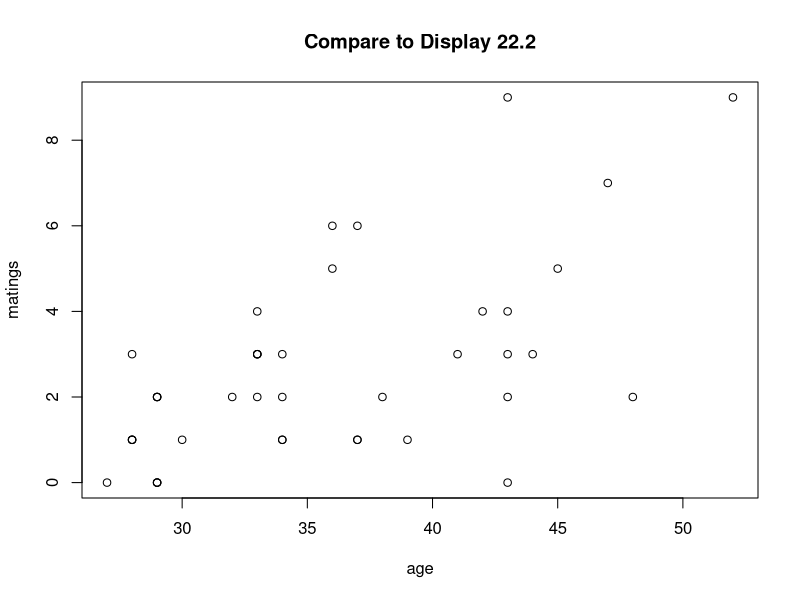
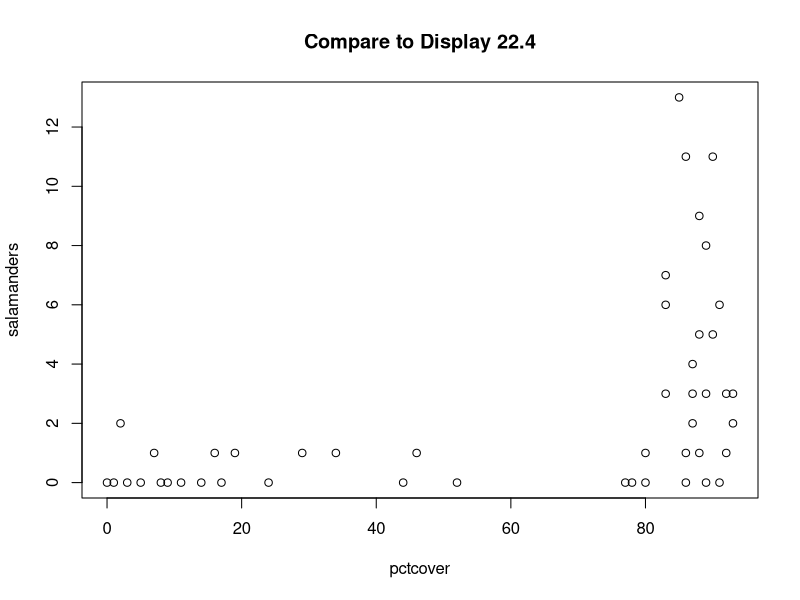
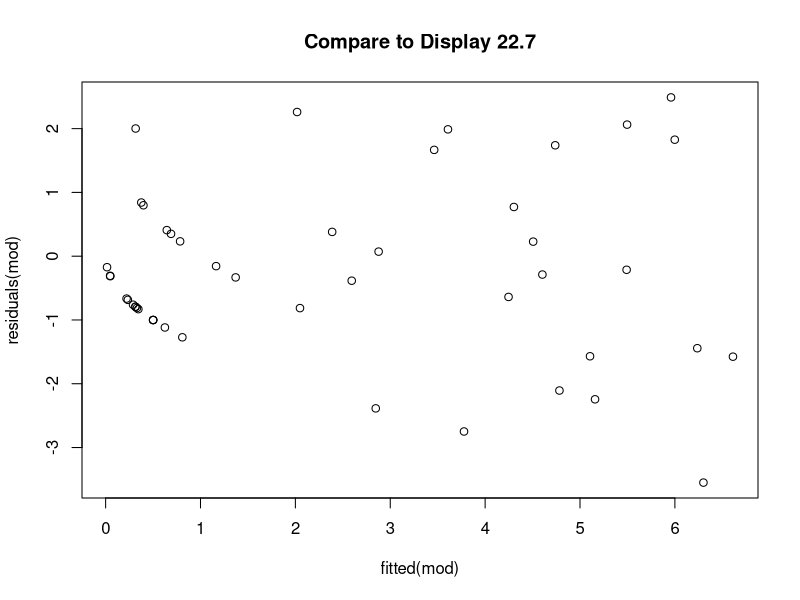
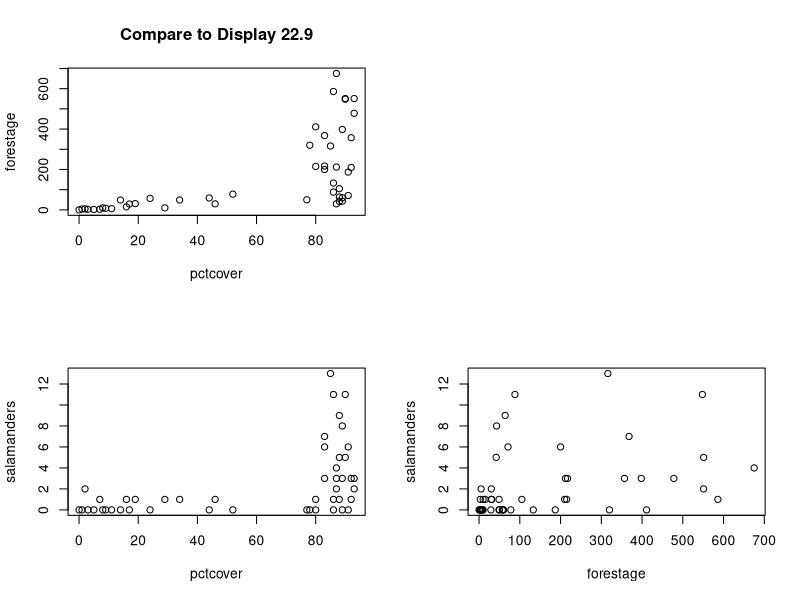

Write the R code that produced these figures, in order.
setwd("U:\\401A\\sleuth3csv") # or whever your data are

#######################################################
# Chapter 22                                         
#######################################################

######################## Case 22.01 ##############################

case2201 = read.csv("case2201.csv")
names(case2201) = tolower(names(case2201))
case2201 # Compare to Display 22.1

plot(matings~age, case2201, main="Compare to Display 22.2")


modf = glm(matings~age+I(age^2), poisson, case2201)
summary(modf) # Compare to Display 22.6

modr = glm(matings~age         , poisson, case2201)
summary(modr) # Compare to Display 22.8

# Drop-in-deviance test for squared term
anova(modr, modf, test="Chi") 

# Lack-of-fit test
1-pchisq(modr$deviance, modr$df.residual)

######################## Case 22.02 ##############################

case2202 = read.csv("case2202.csv")
names(case2202) = tolower(names(case2202))
case2202 # Compare to Display 22.3

plot(salamanders~pctcover, case2202, main="Compare to Display 22.4")

case2202$closure = case2202$pctcover>70

mod = glm(salamanders~forestage*pctcover*closure+I(forestage^2)+I(pctcover^2)+
                 closure*I(forestage^2)+closure*I(pctcover^2), poisson, case2202)
summary(mod) # Compare to Display 22.7 and Display 22.10 (full model)

plot(residuals(mod)~fitted(mod), main="Compare to Display 22.7")

par(mfrow=c(2,2))
plot(forestage~pctcover, case2202, main="Compare to Display 22.9")
plot(0,0,type="n", xlab="", ylab="", axes=F)
plot(salamanders~pctcover, case2202)
plot(salamanders~forestage, case2202)

mod = glm(salamanders~pctcover*closure+closure*I(pctcover^2), poisson, case2202)
summary(mod) # Compare to Display 22.10 (reduced model)


                 
